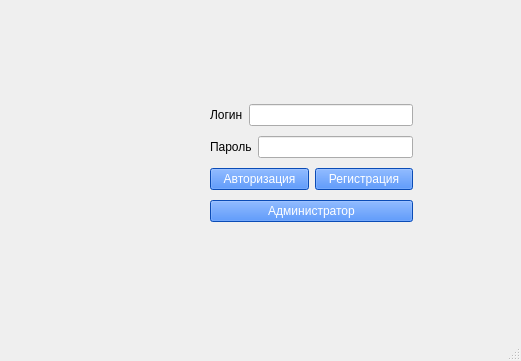
<?xml version="1.0" encoding="UTF-8"?>
<ui version="4.0">
 <class>authorization_window</class>
 <widget class="QMainWindow" name="authorization_window">
  <property name="geometry">
   <rect>
    <x>0</x>
    <y>0</y>
    <width>521</width>
    <height>361</height>
   </rect>
  </property>
  <property name="minimumSize">
   <size>
    <width>521</width>
    <height>361</height>
   </size>
  </property>
  <property name="maximumSize">
   <size>
    <width>521</width>
    <height>361</height>
   </size>
  </property>
  <property name="windowTitle">
   <string>authorization_window</string>
  </property>
  <property name="animated">
   <bool>false</bool>
  </property>
  <widget class="QWidget" name="centralwidget">
   <widget class="QWidget" name="layoutWidget">
    <property name="geometry">
     <rect>
      <x>210</x>
      <y>100</y>
      <width>203</width>
      <height>129</height>
     </rect>
    </property>
    <layout class="QVBoxLayout" name="verticalLayout">
     <item>
      <layout class="QHBoxLayout" name="horizontalLayout">
       <item>
        <widget class="QLabel" name="word_login">
         <property name="text">
          <string>Логин</string>
         </property>
        </widget>
       </item>
       <item>
        <widget class="QLineEdit" name="alogin"/>
       </item>
      </layout>
     </item>
     <item>
      <layout class="QHBoxLayout" name="horizontalLayout_2">
       <item>
        <widget class="QLabel" name="word_password">
         <property name="text">
          <string>Пароль</string>
         </property>
        </widget>
       </item>
       <item>
        <widget class="QLineEdit" name="apassword"/>
       </item>
      </layout>
     </item>
     <item>
      <layout class="QHBoxLayout" name="horizontalLayout_3">
       <item>
        <widget class="QPushButton" name="authorization">
         <property name="styleSheet">
          <string notr="true">color: white;
background-color:rgb(15, 107, 255)</string>
         </property>
         <property name="text">
          <string>Авторизация</string>
         </property>
        </widget>
       </item>
       <item>
        <widget class="QPushButton" name="pushButton_2">
         <property name="styleSheet">
          <string notr="true">color: white;
background-color:rgb(15, 107, 255)</string>
         </property>
         <property name="text">
          <string>Регистрация</string>
         </property>
        </widget>
       </item>
      </layout>
     </item>
     <item>
      <widget class="QPushButton" name="pushButton_3">
       <property name="styleSheet">
        <string notr="true">color: white;
background-color:rgb(15, 107, 255)</string>
       </property>
       <property name="text">
        <string>Администратор</string>
       </property>
      </widget>
     </item>
    </layout>
   </widget>
   <widget class="QLabel" name="mainpicture">
    <property name="enabled">
     <bool>true</bool>
    </property>
    <property name="geometry">
     <rect>
      <x>0</x>
      <y>-20</y>
      <width>551</width>
      <height>361</height>
     </rect>
    </property>
    <property name="minimumSize">
     <size>
      <width>551</width>
      <height>361</height>
     </size>
    </property>
    <property name="maximumSize">
     <size>
      <width>551</width>
      <height>361</height>
     </size>
    </property>
    <property name="text">
     <string/>
    </property>
   </widget>
   <zorder>mainpicture</zorder>
   <zorder>layoutWidget</zorder>
  </widget>
  <widget class="QMenuBar" name="menubar">
   <property name="geometry">
    <rect>
     <x>0</x>
     <y>0</y>
     <width>521</width>
     <height>26</height>
    </rect>
   </property>
  </widget>
  <widget class="QStatusBar" name="statusbar"/>
 </widget>
 <resources/>
 <connections/>
</ui>
